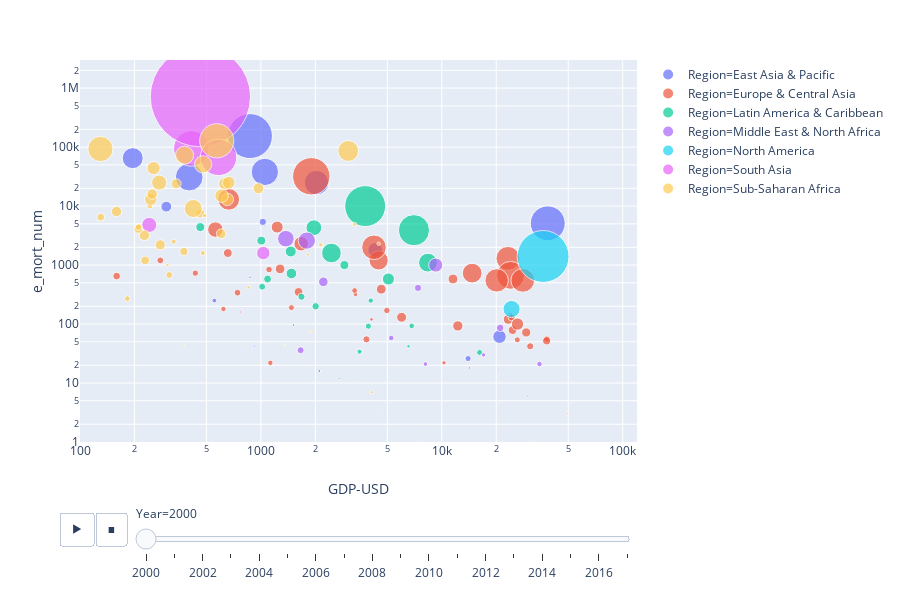

Notebook cell for this chart:
### Code cell
px.scatter(merged_df2, x="GDP-USD", y="e_mort_num", animation_frame="Year", animation_group="Country_x",
           size="e_pop_num", color="Region", hover_name="Country_x",
           log_x=True, log_y=True, size_max=80, range_x=[100,120000], range_y=[1,3000000])

### Figure 1 — Plotly figure (JSON) as saved in the notebook; plotly's stock layout.template omitted (floating-point values rounded to 4 significant figures)
{"data": [{"hoverlabel": {"namelength": 0}, "hovertemplate": "<b>%{hovertext}</b><br><br>Region=East Asia & Pacific<br>Year=2000<br>GDP-USD=%{x}<br>e_mort_num=%{y}<br>e_pop_num=%{marker.size}", "hovertext": ["Australia", "Brunei Darussalam", "Cambodia", "Fiji", "Indonesia", "Japan", "Kiribati", "Malaysia", "Marshall Islands", "Mongolia", "Myanmar", "Nauru", "New Zealand", "Palau", "Papua New Guinea", "Philippines", "Samoa", "Singapore", "Solomon Islands", "Thailand", "Tonga", "Tuvalu", "Vanuatu", "Vietnam"], "ids": ["Australia", "Brunei Darussalam", "Cambodia", "Fiji", "Indonesia", "Japan", "Kiribati", "Malaysia", "Marshall Islands", "Mongolia", "Myanmar", "Nauru", "New Zealand", "Palau", "Papua New Guinea", "Philippines", "Samoa", "Singapore", "Solomon Islands", "Thailand", "Tonga", "Tuvalu", "Vanuatu", "Vietnam"], "legendgroup": "Region=East Asia & Pacific", "marker": {"color": "#636efa", "size": [19065837, 333241, 12152354, 811223, 211540429, 127533934, 84406, 23185608, 52159, 2397436, 46095462, 10037, 3858999, 19175, 5572222, 77991569, 174610, 3913960, 412609, 62958021, 98082, 9420, 185063, 80285562], "sizemode": "area", "sizeref": 209200.0, "symbol": "circle"}, "mode": "markers", "name": "Region=East Asia & Pacific", "showlegend": true, "type": "scatter", "uid": "4d62df81-781d-45f2-83b8-f5e6c28b50e9", "x": [20850.0, 20510.0, 300.0, 2104.0, 870.2, 38540.0, 802.5, 4287.0, 2195.0, 553.0, 195.6, "no data", 13980.0, 7568.0, 1025.0, 1052.0, 1512.0, 23790.0, 923.5, 2031.0, 1966.0, "no data", 1422.0, 401.6], "xaxis": "x", "y": [61, 17, 9800, 16, 154000, 5100, 34, 1800, 5, 250, 65000, 0, 26, 1, 5400, 38000, 4, 140, 42, 25000, 2, 2, 34, 31000], "yaxis": "y"}, {"hoverlabel": {"namelength": 0}, "hovertemplate": "<b>%{hovertext}</b><br><br>Region=Europe & Central Asia<br>Year=2000<br>GDP-USD=%{x}<br>e_mort_num=%{y}<br>e_pop_num=%{marker.size}", "hovertext": ["Albania", "Armenia", "Austria", "Azerbaijan", "Belarus", "Belgium", "Bosnia and Herzegovina", "Bulgaria", "Croatia", "Cyprus", "Czech Republic", "Denmark", "Estonia", "Finland", "France", "Georgia", "Germany", "Greece", "Hungary", "Iceland", "Ireland", "Italy", "Kazakhstan", "Kyrgyz Republic", "Latvia", "Lithuania", "Luxembourg", "Moldova", "Netherlands", "Norway", "Poland", "Portugal", "Romania", "Russian Federation", "San Marino", "Slovak Republic", "Slovenia", "Spain", "Sweden", "Switzerland", "Tajikistan", "Turkey", "Turkmenistan", "Ukraine", "United Kingdom", "Uzbekistan"], "ids": ["Albania", "Armenia", "Austria", "Azerbaijan", "Belarus", "Belgium", "Bosnia and Herzegovina", "Bulgaria", "Croatia", "Cyprus", "Czech Republic", "Denmark", "Estonia", "Finland", "France", "Georgia", "Germany", "Greece", "Hungary", "Iceland", "Ireland", "Italy", "Kazakhstan", "Kyrgyz Republic", "Latvia", "Lithuania", "Luxembourg", "Moldova", "Netherlands", "Norway", "Poland", "Portugal", "Romania", "Russian Federation", "San Marino", "Slovak Republic", "Slovenia", "Spain", "Sweden", "Switzerland", "Tajikistan", "Turkey", "Turkmenistan", "Ukraine", "United Kingdom", "Uzbekistan"], "legendgroup": "Region=Europe & Central Asia", "marker": {"color": "#EF553B", "size": [3121970, 3069588, 8069276, 8122741, 9933609, 10282033, 3766706, 7997787, 4428072, 943286, 10289594, 5341194, 1399112, 5187954, 59608201, 4722059, 81487757, 11142119, 10221051, 280435, 3848776, 57293721, 15057363, 4920718, 2384163, 3501835, 436103, 4201089, 15926188, 4499367, 38550495, 10355117, 22128128, 146396514, 27418, 5399211, 1988499, 40903711, 8881640, 7167250, 6216205, 63240121, 4516131, 48840074, 58950848, 24848920], "sizemode": "area", "sizeref": 209200.0, "symbol": "circle"}, "mode": "markers", "name": "Region=Europe & Central Asia", "showlegend": true, "type": "scatter", "uid": "68afe584-e989-4376-b019-01ca556e351d", "x": [1128.0, 620.6, 24630.0, 656.4, 1277.0, 23300.0, 1474.0, 1614.0, 4970.0, 14460.0, 5998.0, 30800.0, 4084.0, 24340.0, 23210.0, 742.7, 24000.0, 12270.0, 4628.0, 32270.0, 26150.0, 20110.0, 1230.0, 277.9, 3334.0, 3297.0, 49170.0, 434, 26220.0, 38060.0, 4476.0, 11530.0, 1670.0, 1899.0, "no data", 3833.0, 10290.0, 14720.0, 29290.0, 37990.0, 159.4, 4219.0, 1109.0, 664.4, 28040.0, 560.2], "xaxis": "x", "y": [22, 180, 79, 1600, 860, 120, 190, 350, 170, 0, 130, 42, 120, 130, 1300, 340, 670, 93, 390, 1, 54, 550, 4400, 1200, 320, 370, 3, 730, 100, 56, 1200, 580, 2300, 32000, 0, 55, 22, 730, 72, 52, 650, 2000, 840, 13000, 550, 4000], "yaxis": "y"}, {"hoverlabel": {"namelength": 0}, "hovertemplate": "<b>%{hovertext}</b><br><br>Region=Latin America & Caribbean<br>Year=2000<br>GDP-USD=%{x}<br>e_mort_num=%{y}<br>e_pop_num=%{marker.size}", "hovertext": ["Antigua and Barbuda", "Argentina", "Aruba", "Bahamas, The", "Barbados", "Belize", "Bolivia", "Brazil", "Chile", "Colombia", "Costa Rica", "Dominica", "Dominican Republic", "Ecuador", "El Salvador", "Grenada", "Guatemala", "Guyana", "Haiti", "Honduras", "Jamaica", "Mexico", "Nicaragua", "Panama", "Paraguay", "Peru", "Puerto Rico", "Suriname", "Trinidad and Tobago", "Uruguay"], "ids": ["Antigua and Barbuda", "Argentina", "Aruba", "Bahamas, The", "Barbados", "Belize", "Bolivia", "Brazil", "Chile", "Colombia", "Costa Rica", "Dominica", "Dominican Republic", "Ecuador", "El Salvador", "Grenada", "Guatemala", "Guyana", "Haiti", "Honduras", "Jamaica", "Mexico", "Nicaragua", "Panama", "Paraguay", "Peru", "Puerto Rico", "Suriname", "Trinidad and Tobago", "Uruguay"], "legendgroup": "Region=Latin America & Caribbean", "marker": {"color": "#00cc96", "size": [83584, 37057452, 90853, 297890, 269847, 247315, 8339512, 175287587, 15262754, 40403958, 3925443, 69676, 8562622, 12628596, 5867626, 101619, 11650743, 753301, 8549200, 6524283, 2656864, 101719673, 5026796, 3030347, 5302700, 25914879, 3796977, 472390, 1267984, 3321245], "sizemode": "area", "sizeref": 209200.0, "symbol": "circle"}, "mode": "markers", "name": "Region=Latin America & Caribbean", "showlegend": true, "type": "scatter", "uid": "6bb25b66-ca2f-4359-96a2-1574c0493dbf", "x": [10980.0, 8387.0, 20680.0, 26670.0, 11340.0, 3331.0, 1005.0, 3772.0, 5072.0, 2455.0, 3928.0, 4681.0, 2894.0, 1462.0, 2008.0, 5118.0, 1475.0, 1514.0, 462.5, 1089.0, 3511.0, 7016.0, 1016.0, 4046.0, 1676.0, 1963.0, 16190.0, 2713.0, 6542.0, 6817.0], "xaxis": "x", "y": [0, 1100, 1, 13, 0, 12, 2600, 10000, 580, 1600, 92, 3, 1000, 1700, 200, 0, 720, 96, 4400, 580, 34, 3900, 430, 250, 290, 4300, 33, 12, 42, 93], "yaxis": "y"}, {"hoverlabel": {"namelength": 0}, "hovertemplate": "<b>%{hovertext}</b><br><br>Region=Middle East & North Africa<br>Year=2000<br>GDP-USD=%{x}<br>e_mort_num=%{y}<br>e_pop_num=%{marker.size}", "hovertext": ["Algeria", "Bahrain", "Djibouti", "Iraq", "Israel", "Jordan", "Kuwait", "Lebanon", "Libya", "Malta", "Morocco", "Oman", "Qatar", "Saudi Arabia", "Tunisia", "United Arab Emirates"], "ids": ["Algeria", "Bahrain", "Djibouti", "Iraq", "Israel", "Jordan", "Kuwait", "Lebanon", "Libya", "Malta", "Morocco", "Oman", "Qatar", "Saudi Arabia", "Tunisia", "United Arab Emirates"], "legendgroup": "Region=Middle East & North Africa", "marker": {"color": "#ab63fa", "size": [31183660, 664614, 717584, 23565413, 6013741, 5103130, 2050741, 3235366, 5355751, 396668, 28849621, 2267991, 592267, 20764312, 9699197, 3154925], "sizemode": "area", "sizeref": 209200.0, "symbol": "circle"}, "mode": "markers", "name": "Region=Middle East & North Africa", "showlegend": true, "type": "scatter", "uid": "33d3dd13-099a-403a-868b-ce0e5c877661", "x": [1795.0, 14210.0, 871.2, "no data", 21040.0, 1658.0, 17010.0, 5257.0, 7388.0, 10440.0, 1374.0, 8121.0, 29910.0, 9257.0, 2214.0, 34690.0], "xaxis": "x", "y": [2600, 18, 620, 1500, 86, 36, 30, 58, 410, 3, 2800, 21, 6, 1000, 520, 21], "yaxis": "y"}, {"hoverlabel": {"namelength": 0}, "hovertemplate": "<b>%{hovertext}</b><br><br>Region=North America<br>Year=2000<br>GDP-USD=%{x}<br>e_mort_num=%{y}<br>e_pop_num=%{marker.size}", "hovertext": ["Canada", "United States"], "ids": ["Canada", "United States"], "legendgroup": "Region=North America", "marker": {"color": "#19d3f3", "size": [30735773, 281982778], "sizemode": "area", "sizeref": 209200.0, "symbol": "circle"}, "mode": "markers", "name": "Region=North America", "showlegend": true, "type": "scatter", "uid": "dc844165-a4ee-4e7f-b0c0-f1b049e57e80", "x": [24300.0, 36320.0], "xaxis": "x", "y": [180, 1400], "yaxis": "y"}, {"hoverlabel": {"namelength": 0}, "hovertemplate": "<b>%{hovertext}</b><br><br>Region=South Asia<br>Year=2000<br>GDP-USD=%{x}<br>e_mort_num=%{y}<br>e_pop_num=%{marker.size}", "hovertext": ["Afghanistan", "Bangladesh", "Bhutan", "India", "Maldives", "Nepal", "Pakistan", "Sri Lanka"], "ids": ["Afghanistan", "Bangladesh", "Bhutan", "India", "Maldives", "Nepal", "Pakistan", "Sri Lanka"], "legendgroup": "Region=South Asia", "marker": {"color": "#e763fa", "size": [20093756, 131581243, 573416, 1053050912, 280384, 23740911, 138523285, 18781938], "sizemode": "area", "sizeref": 209200.0, "symbol": "circle"}, "mode": "markers", "name": "Region=South Asia", "showlegend": true, "type": "scatter", "uid": "734fbdf0-f4c2-4035-81e3-bf8f33b7ea14", "x": ["no data", 412.3, 773.5, 463.0, 2967.0, 241.4, 583.3, 1031.0], "xaxis": "x", "y": [14000, 95000, 160, 717000, 0, 4800, 67000, 1600], "yaxis": "y"}, {"hoverlabel": {"namelength": 0}, "hovertemplate": "<b>%{hovertext}</b><br><br>Region=Sub-Saharan Africa<br>Year=2000<br>GDP-USD=%{x}<br>e_mort_num=%{y}<br>e_pop_num=%{marker.size}", "hovertext": ["Angola", "Benin", "Botswana", "Burkina Faso", "Burundi", "Cabo Verde", "Cameroon", "Central African Republic", "Chad", "Comoros", "Côte d'Ivoire", "Equatorial Guinea", "Eritrea", "Eswatini", "Ethiopia", "Gabon", "Gambia, The", "Ghana", "Guinea", "Guinea-Bissau", "Kenya", "Lesotho", "Liberia", "Madagascar", "Malawi", "Mali", "Mauritania", "Mauritius", "Mozambique", "Namibia", "Niger", "Nigeria", "Rwanda", "Senegal", "Seychelles", "Sierra Leone", "South Africa", "Sudan", "Tanzania", "Togo", "Uganda", "Zambia", "Zimbabwe"], "ids": ["Angola", "Benin", "Botswana", "Burkina Faso", "Burundi", "Cabo Verde", "Cameroon", "Central African Republic", "Chad", "Comoros", "Côte d'Ivoire", "Equatorial Guinea", "Eritrea", "Eswatini", "Ethiopia", "Gabon", "Gambia, The", "Ghana", "Guinea", "Guinea-Bissau", "Kenya", "Lesotho", "Liberia", "Madagascar", "Malawi", "Mali", "Mauritania", "Mauritius", "Mozambique", "Namibia", "Niger", "Nigeria", "Rwanda", "Senegal", "Seychelles", "Sierra Leone", "South Africa", "Sudan", "Tanzania", "Togo", "Uganda", "Zambia", "Zimbabwe"], "legendgroup": "Region=Sub-Saharan Africa", "marker": {"color": "#fecb52", "size": [16440924, 6865951, 1728340, 11607942, 6400706, 435079, 15274234, 3754986, 8342559, 542357, 16686561, 614323, 3392801, 1061468, 66537331, 1231122, 1231844, 18938762, 8808546, 1243229, 31450483, 1868699, 2884522, 15766806, 11376172, 10967690, 2709359, 1185145, 18067687, 1899257, 11352973, 122352009, 8025703, 9884052, 81151, 4564297, 45728315, 33951191, 34178042, 4970367, 24039274, 10531221, 12222251], "sizemode": "area", "sizeref": 209200.0, "symbol": "circle"}, "mode": "markers", "name": "Region=Sub-Saharan Africa", "showlegend": true, "type": "scatter", "uid": "eb70d0c2-5872-4f7a-a976-410e83f191fc", "x": [652.1, 375.2, 3301.0, 226.8, 130.2, 1355.0, 630.7, 243.2, 210.2, 374.6, 664.3, 1881.0, 182.6, 1819.0, 129.7, 4477.0, 854.4, 606.3, 461.8, 304.6, 479.3, 487.5, 329.5, 246.3, 250.5, 277.8, 477.5, 4103.0, 255.3, 2140.0, 159.2, 570.2, 229.2, 603.5, 7579.0, 210.7, 3039.0, 422.3, 378.5, 311.5, 274.0, 340.2, 969.8], "xaxis": "x", "y": [13000, 1700, 4900, 3200, 6500, 44, 24000, 10000, 4100, 43, 25000, 76, 270, 1500, 93000, 2300, 420, 15000, 7500, 1000, 51000, 6900, 2500, 13000, 16000, 2200, 1600, 7, 44000, 2200, 8100, 128000, 1200, 3400, 2, 4400, 86000, 9100, 73000, 680, 25000, 24000, 20000], "yaxis": "y"}], "layout": {"grid": {"xaxes": ["x"], "xgap": 0.1, "xside": "bottom", "yaxes": ["y"], "ygap": 0.1, "yside": "left"}, "height": 600, "legend": {"itemsizing": "constant", "tracegroupgap": 0}, "margin": {"t": 60}, "sliders": [{"active": 0, "currentvalue": {"prefix": "Year="}, "len": 0.9, "pad": {"b": 10, "t": 60}, "steps": [{"args": [["2000"], {"frame": {"duration": 0, "redraw": false}, "fromcurrent": true, "mode": "immediate", "transition": {"duration": 0, "easing": "linear"}}], "label": "2000", "method": "animate"}, {"args": [["2001"], {"frame": {"duration": 0, "redraw": false}, "fromcurrent": true, "mode": "immediate", "transition": {"duration": 0, "easing": "linear"}}], "label": "2001", "method": "animate"}, {"args": [["2002"], {"frame": {"duration": 0, "redraw": false}, "fromcurrent": true, "mode": "immediate", "transition": {"duration": 0, "easing": "linear"}}], "label": "2002", "method": "animate"}, {"args": [["2003"], {"frame": {"duration": 0, "redraw": false}, "fromcurrent": true, "mode": "immediate", "transition": {"duration": 0, "easing": "linear"}}], "label": "2003", "method": "animate"}, {"args": [["2004"], {"frame": {"duration": 0, "redraw": false}, "fromcurrent": true, "mode": "immediate", "transition": {"duration": 0, "easing": "linear"}}], "label": "2004", "method": "animate"}, {"args": [["2005"], {"frame": {"duration": 0, "redraw": false}, "fromcurrent": true, "mode": "immediate", "transition": {"duration": 0, "easing": "linear"}}], "label": "2005", "method": "animate"}, {"args": [["2006"], {"frame": {"duration": 0, "redraw": false}, "fromcurrent": true, "mode": "immediate", "transition": {"duration": 0, "easing": "linear"}}], "label": "2006", "method": "animate"}, {"args": [["2007"], {"frame": {"duration": 0, "redraw": false}, "fromcurrent": true, "mode": "immediate", "transition": {"duration": 0, "easing": "linear"}}], "label": "2007", "method": "animate"}, {"args": [["2008"], {"frame": {"duration": 0, "redraw": false}, "fromcurrent": true, "mode": "immediate", "transition": {"duration": 0, "easing": "linear"}}], "label": "2008", "method": "animate"}, {"args": [["2009"], {"frame": {"duration": 0, "redraw": false}, "fromcurrent": true, "mode": "immediate", "transition": {"duration": 0, "easing": "linear"}}], "label": "2009", "method": "animate"}, {"args": [["2010"], {"frame": {"duration": 0, "redraw": false}, "fromcurrent": true, "mode": "immediate", "transition": {"duration": 0, "easing": "linear"}}], "label": "2010", "method": "animate"}, {"args": [["2011"], {"frame": {"duration": 0, "redraw": false}, "fromcurrent": true, "mode": "immediate", "transition": {"duration": 0, "easing": "linear"}}], "label": "2011", "method": "animate"}, {"args": [["2012"], {"frame": {"duration": 0, "redraw": false}, "fromcurrent": true, "mode": "immediate", "transition": {"duration": 0, "easing": "linear"}}], "label": "2012", "method": "animate"}, {"args": [["2013"], {"frame": {"duration": 0, "redraw": false}, "fromcurrent": true, "mode": "immediate", "transition": {"duration": 0, "easing": "linear"}}], "label": "2013", "method": "animate"}, {"args": [["2014"], {"frame": {"duration": 0, "redraw": false}, "fromcurrent": true, "mode": "immediate", "transition": {"duration": 0, "easing": "linear"}}], "label": "2014", "method": "animate"}, {"args": [["2015"], {"frame": {"duration": 0, "redraw": false}, "fromcurrent": true, "mode": "immediate", "transition": {"duration": 0, "easing": "linear"}}], "label": "2015", "method": "animate"}, {"args": [["2016"], {"frame": {"duration": 0, "redraw": false}, "fromcurrent": true, "mode": "immediate", "transition": {"duration": 0, "easing": "linear"}}], "label": "2016", "method": "animate"}, {"args": [["2017"], {"frame": {"duration": 0, "redraw": false}, "fromcurrent": true, "mode": "immediate", "transition": {"duration": 0, "easing": "linear"}}], "label": "2017", "method": "animate"}], "x": 0.1, "xanchor": "left", "y": 0, "yanchor": "top"}], "updatemenus": [{"buttons": [{"args": [null, {"frame": {"duration": 500, "redraw": false}, "fromcurrent": true, "mode": "immediate", "transition": {"duration": 500, "easing": "linear"}}], "label": "&#9654;", "method": "animate"}, {"args": [[null], {"frame": {"duration": 0, "redraw": false}, "fromcurrent": true, "mode": "immediate", "transition": {"duration": 0, "easing": "linear"}}], "label": "&#9724;", "method": "animate"}], "direction": "left", "pad": {"r": 10, "t": 70}, "showactive": false, "type": "buttons", "x": 0.1, "xanchor": "right", "y": 0, "yanchor": "top"}], "xaxis": {"range": [2, 5.079], "title": {"text": "GDP-USD"}, "type": "log"}, "yaxis": {"range": [0, 6.477], "title": {"text": "e_mort_num"}, "type": "log"}}}
